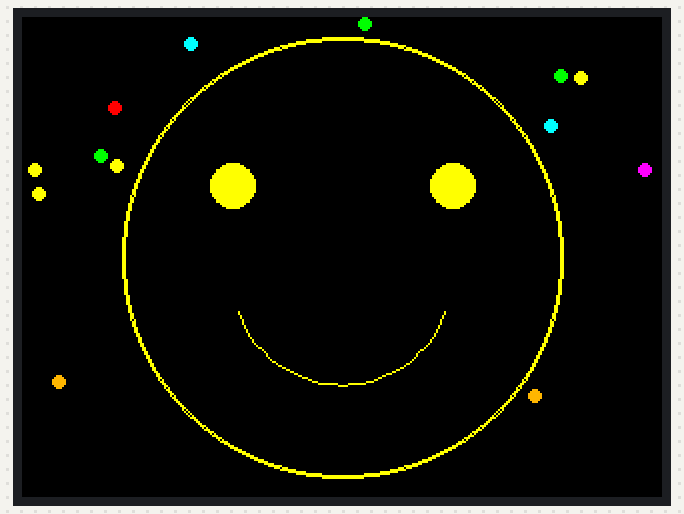
A sketch run on a simulated ESP32. Shown: 320×240 colour display. Random numbers use the default seed unless the sketch sets one.

Above: at 0.3 s.
At 5.0 s:
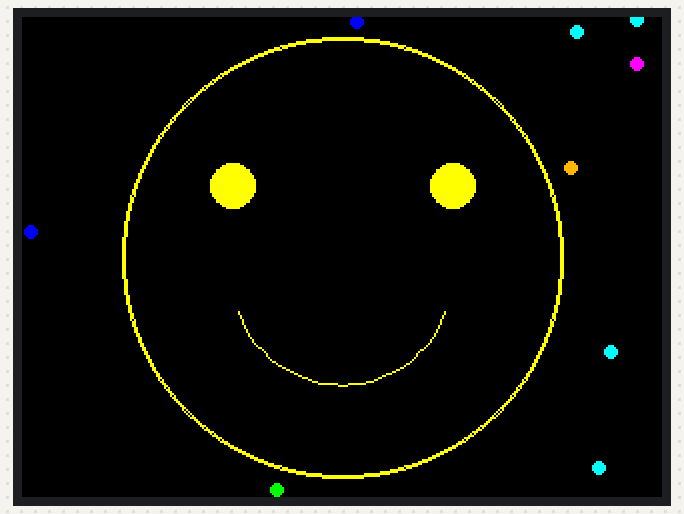
At 9.8 s:
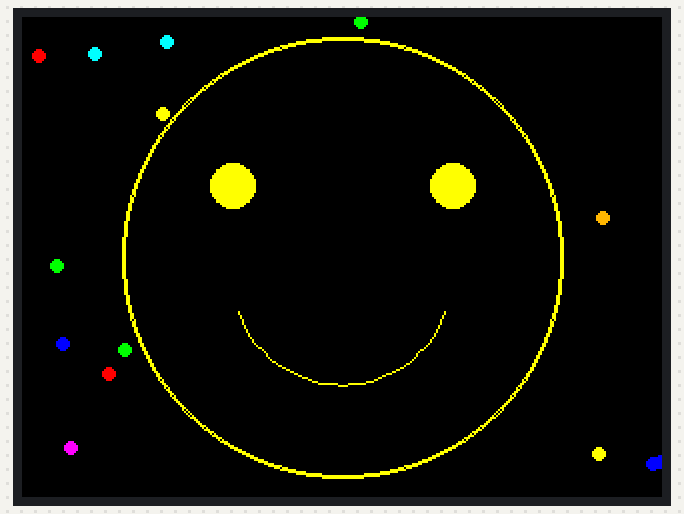
At 17.7 s:
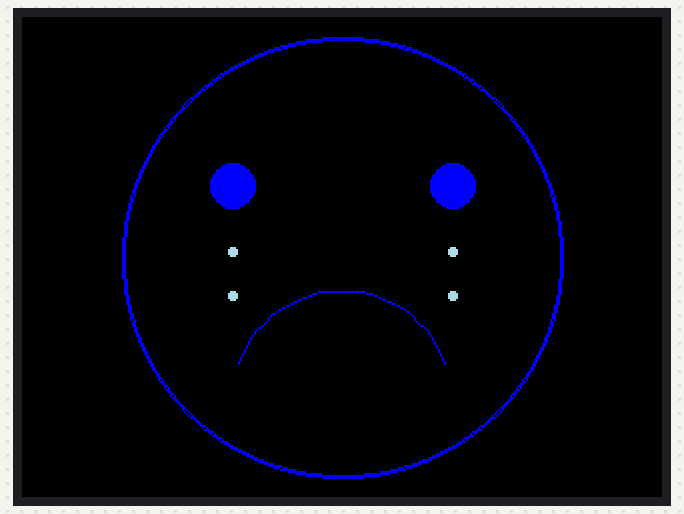
At 25.6 s:
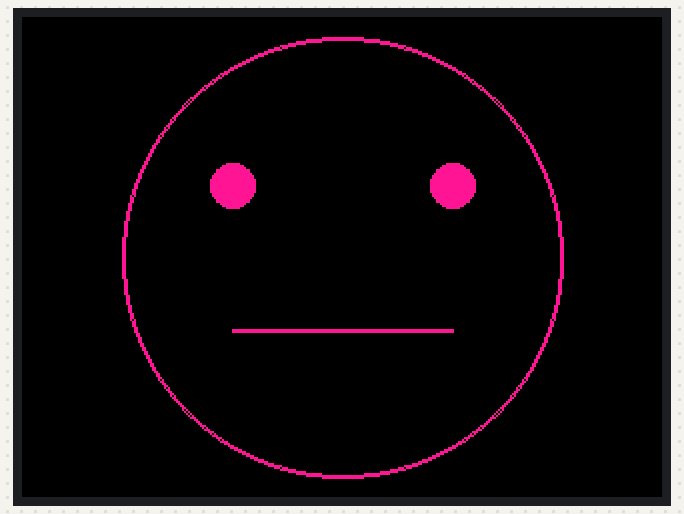
At 38.3 s:
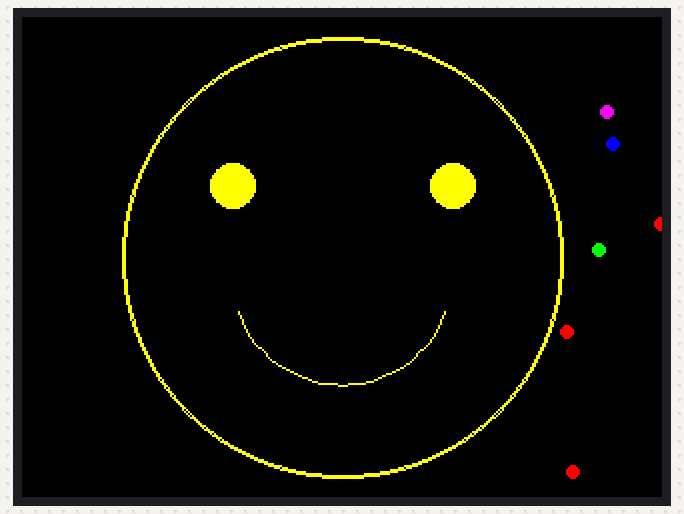

Measured:
- what the display in image 0 shows lasts 1.6 s, from 0.2 s to 1.8 s

The sketch:

module1gallery.ino
```cpp
/**************************************************************************
 nvm2123
 Module 1 'Transitions': a yellow smiley face (with rainbow confetti) turns
 into a vibrant pink straight face (plain), which turns into a blue sad
 face (with light blue mini teardrop dots). Loops continuously!
 **************************************************************************/
#include <TFT_eSPI.h>
#include <SPI.h>

TFT_eSPI tft = TFT_eSPI();

uint16_t hotPink = tft.color565(255, 20, 147);    // custom vibrant pink
uint16_t lightBlue = tft.color565(173, 216, 230); // custom light blue

// Rainbow palette for confetti
uint16_t rainbowColors[] = {
  TFT_RED, TFT_ORANGE, TFT_YELLOW, TFT_GREEN, TFT_CYAN, TFT_BLUE, TFT_MAGENTA
};
const int numRainbowColors = 7;

enum Expression { SMILE, STRAIGHT, SAD };

void setup() {
  tft.init();
  tft.setRotation(1); // 1 = landscape, 2 = portrait
  randomSeed(analogRead(0)); // configuration of confetti changes randomly for every loop
}

void loop() {
  drawFace(SMILE, TFT_YELLOW);
  delay(1500);

  drawFace(STRAIGHT, hotPink);
  delay(1500);

  drawFace(SAD, TFT_BLUE);
  delay(1500);
}

void drawFace(Expression exp, uint16_t color) {
  tft.fillScreen(TFT_BLACK);

  int16_t cx = tft.width() / 2;
  int16_t cy = tft.height() / 2;
  int16_t faceRadius = min(tft.width(), tft.height()) / 2 - 10;

  // Face outline
  tft.drawCircle(cx, cy, faceRadius, color);
  tft.drawCircle(cx, cy, faceRadius - 1, color); // thicken the outline slightly

  // Eyes
  int16_t eyeOffsetX = faceRadius / 2;
  int16_t eyeOffsetY = faceRadius / 3;
  int16_t eyeRadius = faceRadius / 10;

  tft.fillCircle(cx - eyeOffsetX, cy - eyeOffsetY, eyeRadius, color);
  tft.fillCircle(cx + eyeOffsetX, cy - eyeOffsetY, eyeRadius, color);

  // Mouth
  int16_t mouthWidth = faceRadius; // half-width on each side
  int16_t mouthY = cy + faceRadius / 3;

  switch (exp) {
    case SMILE:
      drawArc(cx, mouthY - faceRadius / 4, faceRadius / 2, 20, 160, color);
      drawConfetti(cx, cy, faceRadius);
      break;
    case STRAIGHT:
      tft.drawLine(cx - mouthWidth / 2, mouthY, cx + mouthWidth / 2, mouthY, color);
      tft.drawLine(cx - mouthWidth / 2, mouthY + 1, cx + mouthWidth / 2, mouthY + 1, color);
      // no extra decoration in background or on face for the plain expression
      break;
    case SAD:
      drawArc(cx, mouthY + faceRadius / 3, faceRadius / 2, 200, 340, color);
      drawTears(cx, cy, eyeOffsetX, eyeOffsetY, eyeRadius);
      break;
  }
}

// Scatters small rainbow-colored circles around the screen (outside the face)
void drawConfetti(int16_t cx, int16_t cy, int16_t faceRadius) {
  const int numConfetti = 25;
  const int dotRadius = 3;

  for (int i = 0; i < numConfetti; i++) {
    int16_t x = random(0, tft.width());
    int16_t y = random(0, tft.height());

    // skip dots that would land inside/overlap the face circle
    float dist = sqrt(sq((float)(x - cx)) + sq((float)(y - cy)));
    if (dist < faceRadius + dotRadius) continue;

    uint16_t color = rainbowColors[random(0, numRainbowColors)];
    tft.fillCircle(x, y, dotRadius, color);
  }
}

// Draws a couple of mini light blue dots under each eye, like falling tears
void drawTears(int16_t cx, int16_t cy, int16_t eyeOffsetX, int16_t eyeOffsetY, int16_t eyeRadius) {
  const int dotRadius = 2;
  const int dropsPerEye = 2;
  const int dropSpacing = eyeRadius * 2;

  int16_t leftEyeX = cx - eyeOffsetX;
  int16_t rightEyeX = cx + eyeOffsetX;
  int16_t eyeY = cy - eyeOffsetY;

  for (int i = 1; i <= dropsPerEye; i++) {
    int16_t dropY = eyeY + eyeRadius + (i * dropSpacing);
    tft.fillCircle(leftEyeX, dropY, dotRadius, lightBlue);
    tft.fillCircle(rightEyeX, dropY, dotRadius, lightBlue);
  }
}

// Draws an arc by connecting points along a circle from startDeg to endDeg (0 = right, 90 = down)
// this is for the smile and the frown
void drawArc(int16_t cx, int16_t cy, int16_t radius, int16_t startDeg, int16_t endDeg, uint16_t color) {
  int16_t prevX = cx + radius * cos(radians(startDeg));
  int16_t prevY = cy + radius * sin(radians(startDeg));

  for (int16_t deg = startDeg; deg <= endDeg; deg += 5) {
    int16_t x = cx + radius * cos(radians(deg));
    int16_t y = cy + radius * sin(radians(deg));
    tft.drawLine(prevX, prevY, x, y, color);
    prevX = x;
    prevY = y;
  }
}
```
